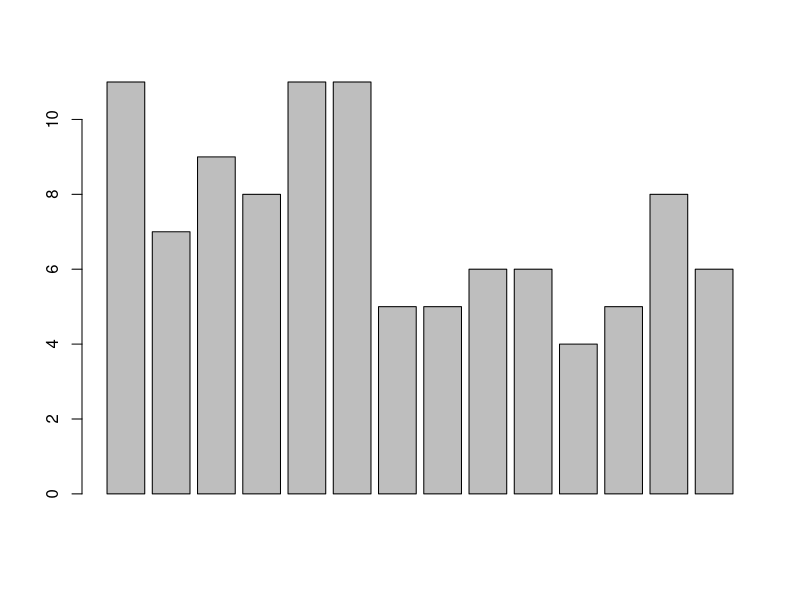

Generate this figure with R:
## ---- chunk 1
X<-2 #Assigns X the value of 2
X #Displays X
Y<-c(1,2,3,4) #Assigns the vector/list of numbers (1,2,3,4) to Y
Y #Displays Y
## ---- chunk 2
P<-4
Q<-c(2,4,6,8)
P
Q
## ---- chunk 3
R<-seq(-99,99,2)
S<-seq(200,57.5,-7.5)
R
S
## ---- chunk 4
#a)
X+P
## ---- chunk 5
#b)
P^X

## ---- chunk 6
#c)
Q-Y
## ---- chunk 7
#d)
Q*Y
## ---- chunk 8
#e)
sqrt(Q/Y)
## ---- chunk 9
#f)
R*S
## ---- chunk 10
#g)
P^S
## ---- chunk 11
#h)
P^R
## ---- chunk 12
CARS<-mtcars
CARS
## ---- chunk 13
#The dimension of CARS
dim(CARS)
#The type of data in the cyl column
class(CARS$cyl)
#The best fuel consumption (i.e. minimum mpg)
min(CARS$mpg)
#The worst fuel consumption
max(CARS$mpg)
#The average fuel consumption
mean(CARS$mpg)
#A summary of the CARS data set (Note: some of your values above should be in this table)
summary(CARS)
## ---- chunk 14
#This code (or function) simulates the rolling of two six-sided fair dice and summing their results together.
two.dice<-function(){
dice<-sample(1:6,size=2,replace=TRUE)
return(sum(dice))
}
#Now type two.dice() in the space below and run the code to complete the simulation of rolling two dice once.
two.dice()

## ---- chunk 15
#To complete the simulation n times, enter rolls<-replicate(n,two.dice()) in the space below. Be sure to substitute appropriately for n (the number of simulations that you want to run). 
#You can then type: i) rolls to display all of the outcomes, 
#ii) table(rolls) for a summary of the outcomes and iii) barplot(rolls) to generate a bar chart of the outcomes.
rolls<-replicate(14,two.dice())
table(rolls)
barplot(rolls)

